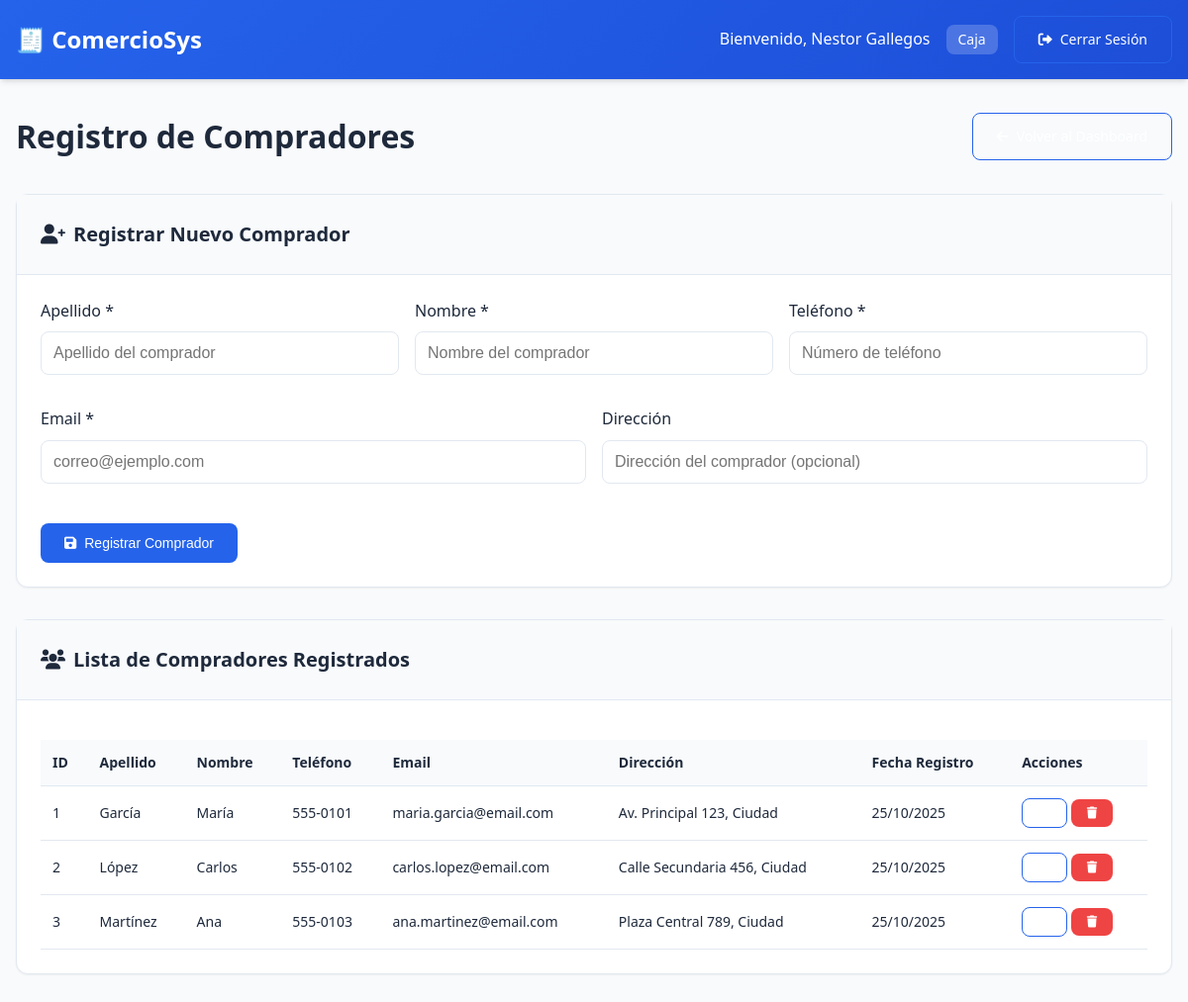
The page /usuarios.php (signed in) on the database its author committed.
### tables this page shows
CREATE TABLE IF NOT EXISTS compradores (
    id INT AUTO_INCREMENT PRIMARY KEY,
    apellido VARCHAR(50) NOT NULL,
    nombre VARCHAR(50) NOT NULL,
    telefono VARCHAR(20),
    email VARCHAR(100) UNIQUE,
    direccion TEXT,
    fecha_registro TIMESTAMP DEFAULT CURRENT_TIMESTAMP,
    activo BOOLEAN DEFAULT TRUE
);

### includes/auth.php (called while the page is built, shortened)
<?php
function isLoggedIn() {
    return isset($_SESSION['user_id']) && !empty($_SESSION['user_id']);
}
function getCurrentUser() {
    return [
        'id' => $_SESSION['user_id'],
        'nombre' => $_SESSION['user_name'],
        'apellido' => $_SESSION['user_apellido'],
        'nick' => $_SESSION['user_nick'],
        'rol' => $_SESSION['user_role']
    ];
}
?>

### includes/functions.php (called while the page is built, shortened)
<?php
function getAllCompradores() {
    $conn = getDBConnection();
    $stmt = $conn->prepare("SELECT * FROM compradores ORDER BY apellido, nombre");
    $stmt->execute();
    $result = $stmt->get_result();
    $compradores = [];
    while ($row = $result->fetch_assoc()) {
        $compradores[] = $row;
    }
    return $compradores;
}
?>

### usuarios.php (the view, shortened to what this page needs)
<?php
require_once 'includes/auth.php';
require_once 'includes/functions.php';
$user = getCurrentUser();
$compradores = getAllCompradores();
$comprador_editar = null;
?>
<!DOCTYPE html>
<html lang="es">
<head>
    <link rel="stylesheet" href="css/style.css">
    <link href="https://cdnjs.cloudflare.com/ajax/libs/font-awesome/6.0.0/css/all.min.css" rel="stylesheet">
</head>
<body>
    <header class="header">
        <div class="header-content">
            <h1>🧾 ComercioSys</h1>
            <div class="user-info">
                <span>Bienvenido, <?php echo htmlspecialchars($user['nombre'] . ' ' . $user['apellido']); ?></span>
                <span class="user-role"><?php echo htmlspecialchars($user['rol']); ?></span>
                <a href="logout.php" class="btn btn-outline">
                    <i class="fas fa-sign-out-alt"></i>
                    Cerrar Sesión
                </a>
            </div>
        </div>
    </header>
    <main class="main-content">
        <div class="container">
            <div class="page-header">
                <h2>Registro de Compradores</h2>
                <div class="page-actions">
                    <a href="dashboard.php" class="btn btn-outline">
                        <i class="fas fa-arrow-left"></i>
                    </a>
                </div>
            </div>
            <div class="card">
                <div class="card-header">
                    <h3>
                        <i class="fas fa-user-plus"></i>
                        <?php echo $comprador_editar ? 'Editar Comprador' : 'Registrar Nuevo Comprador'; ?>
                    </h3>
                </div>
                <div class="card-body">
                    <form method="POST" id="comprador-form">
                        <div class="form-row">
                            <div class="form-group">
                                <label for="apellido">Apellido *</label>
                                <input type="text" id="apellido" name="apellido" required
                                       value="<?php echo htmlspecialchars($comprador_editar['apellido'] ?? ''); ?>"
                                       placeholder="Apellido del comprador">
                            </div>
                            <div class="form-group">
                                <label for="nombre">Nombre *</label>
                                <input type="text" id="nombre" name="nombre" required
                                       value="<?php echo htmlspecialchars($comprador_editar['nombre'] ?? ''); ?>"
                                       placeholder="Nombre del comprador">
                            </div>
                            <div class="form-group">
                                <label for="telefono">Teléfono *</label>
                                <input type="tel" id="telefono" name="telefono" required
                                       value="<?php echo htmlspecialchars($comprador_editar['telefono'] ?? ''); ?>"
                                       placeholder="Número de teléfono">
                            </div>
                        </div>
                        <div class="form-row">
                            <div class="form-group">
                                <label for="email">Email *</label>
                                <input type="email" id="email" name="email" required
                                       value="<?php echo htmlspecialchars($comprador_editar['email'] ?? ''); ?>"
                                       placeholder="correo@ejemplo.com">
                            </div>
                            <div class="form-group">
                                <label for="direccion">Dirección</label>
                                <input type="text" id="direccion" name="direccion"
                                       value="<?php echo htmlspecialchars($comprador_editar['direccion'] ?? ''); ?>"
                                       placeholder="Dirección del comprador (opcional)">
                            </div>
                        </div>
                        <div class="form-actions">
                            <button type="submit" class="btn btn-primary">
                                <i class="fas fa-save"></i>
                                <?php echo $comprador_editar ? 'Actualizar Comprador' : 'Registrar Comprador'; ?>
                            </button>
                        </div>
                    </form>
                </div>
            </div>
            <div class="card">
                <div class="card-header">
                    <h3>
                        <i class="fas fa-users"></i>
                        Lista de Compradores Registrados
                    </h3>
                </div>
                <div class="card-body">
                    <?php if (empty($compradores)): ?>
                        <div class="empty-state">
                            <i class="fas fa-users"></i>
                            <p>No se encontraron compradores registrados</p>
                        </div>
                    <?php else: ?>
                        <div class="table-responsive">
                            <table class="table">
                                <thead>
                                    <tr>
                                        <th>ID</th>
                                        <th>Apellido</th>
                                        <th>Nombre</th>
                                        <th>Teléfono</th>
                                        <th>Email</th>
                                        <th>Dirección</th>
                                        <th>Fecha Registro</th>
                                        <th>Acciones</th>
                                    </tr>
                                </thead>
                                <tbody>
                                    <?php foreach ($compradores as $comprador): ?>
                                        <tr>
                                            <td><?php echo $comprador['id']; ?></td>
                                            <td><?php echo htmlspecialchars($comprador['apellido']); ?></td>
                                            <td><?php echo htmlspecialchars($comprador['nombre']); ?></td>
                                            <td><?php echo htmlspecialchars($comprador['telefono']); ?></td>
                                            <td><?php echo htmlspecialchars($comprador['email']); ?></td>
                                            <td><?php echo htmlspecialchars($comprador['direccion'] ?? 'No especificada'); ?></td>
                                            <td><?php echo date('d/m/Y', strtotime($comprador['fecha_registro'])); ?></td>
                                            <td>
                                                <a href="usuarios.php?action=editar&id=<?php echo $comprador['id']; ?>"
                                                   class="btn btn-sm btn-outline">
                                                    <i class="fas fa-edit"></i>
                                                </a>
                                                <button onclick="eliminarComprador(<?php echo $comprador['id']; ?>)"
                                                        class="btn btn-sm btn-danger">
                                                    <i class="fas fa-trash"></i>
                                                </button>
                                            </td>
                                        </tr>
                                    <?php endforeach; ?>
                                </tbody>
                            </table>
                        </div>
                    <?php endif; ?>
                </div>
            </div>
        </div>
    </main>
</body>
</html>

### css/style.css (style rules this page uses)
:root { --primary-color: #2563eb; --primary-dark: #1d4ed8; --secondary-color: #64748b; --success-color: #10b981; --warning-color: #f59e0b; --error-color: #ef4444; --background-color: #f8fafc; --surface-color: #ffffff; --text-primary: #1e293b; --text-secondary: #64748b; --border-color: #e2e8f0; --shadow-sm: 0 1px 2px 0 rgb(0 0 0 / 0.05); --shadow-md: 0 4px 6px -1px rgb(0 0 0 / 0.1), 0 2px 4px -2px rgb(0 0 0 / 0.1); --shadow-lg: 0 10px 15px -3px rgb(0 0 0 / 0.1), 0 4px 6px -4px rgb(0 0 0 / 0.1); --border-radius: 8px; --border-radius-lg: 12px; --transition: all 0.2s ease-in-out; }
* { margin: 0; padding: 0; box-sizing: border-box; }
body { font-family: 'Segoe UI', Tahoma, Geneva, Verdana, sans-serif; background-color: var(--background-color); color: var(--text-primary); line-height: 1.6; }
.header { background: linear-gradient(135deg, var(--primary-color), var(--primary-dark)); color: white; padding: 1rem 0; box-shadow: var(--shadow-md); }
.header-content { max-width: 1200px; margin: 0 auto; padding: 0 1rem; display: flex; justify-content: space-between; align-items: center; }
.header h1 { font-size: 1.5rem; font-weight: 600; }
.user-info { display: flex; align-items: center; gap: 1rem; }
.user-role { background: rgba(255, 255, 255, 0.2); padding: 0.25rem 0.75rem; border-radius: var(--border-radius); font-size: 0.875rem; }
.main-content { max-width: 1200px; margin: 0 auto; padding: 2rem 1rem; }
.container { max-width: 100%; }
.card { background: var(--surface-color); border-radius: var(--border-radius-lg); box-shadow: var(--shadow-sm); border: 1px solid var(--border-color); margin-bottom: 2rem; }
.card-header { padding: 1.5rem; border-bottom: 1px solid var(--border-color); background: var(--background-color); }
.card-header h3 { display: flex; align-items: center; gap: 0.5rem; font-size: 1.25rem; color: var(--text-primary); }
.card-body { padding: 1.5rem; }
.form-group { margin-bottom: 1rem; }
.form-row { display: grid; grid-template-columns: repeat(auto-fit, minmax(250px, 1fr)); gap: 1rem; margin-bottom: 1rem; }
.form-group label { display: block; margin-bottom: 0.5rem; font-weight: 500; color: var(--text-primary); }
.form-group input, .form-group select, .form-group textarea { width: 100%; padding: 0.75rem; border: 1px solid var(--border-color); border-radius: var(--border-radius); font-size: 1rem; transition: var(--transition); }
.form-actions { display: flex; gap: 1rem; margin-top: 1.5rem; }
.btn { display: inline-flex; align-items: center; gap: 0.5rem; padding: 0.75rem 1.5rem; border: none; border-radius: var(--border-radius); font-size: 0.875rem; font-weight: 500; text-decoration: none; cursor: pointer; transition: var(--transition); text-align: center; justify-content: center; }
.btn-primary { background: var(--primary-color); color: white; }
.btn-outline { background: transparent; color: var(--error-color); color: white; border: 1px solid var(--primary-color); }
.btn-danger { background: var(--error-color); color: white; }
.btn-sm { padding: 0.5rem 1rem; font-size: 0.75rem; }
.table-responsive { overflow-x: auto; }
.table { width: 100%; border-collapse: collapse; margin-top: 1rem; }
.table th, .table td { padding: 0.75rem; text-align: left; border-bottom: 1px solid var(--border-color); }
.table th { background: var(--background-color); font-weight: 600; color: var(--text-primary); font-size: 0.875rem; }
.table td { font-size: 0.875rem; }
.page-header { display: flex; justify-content: space-between; align-items: center; margin-bottom: 2rem; flex-wrap: wrap; gap: 1rem; }
.page-header h2 { font-size: 2rem; color: var(--text-primary); }
.page-actions { display: flex; gap: 1rem; }

### rows shown on the page
compradores: id "1", apellido "García", nombre "María", telefono "555-0101", email "maria.garcia@email.com", direccion "Av. Principal 123, Ciudad", fecha_registro "25/10/2025"
compradores: id "2", apellido "López", nombre "Carlos", telefono "555-0102", email "carlos.lopez@email.com", direccion "Calle Secundaria 456, Ciudad", fecha_registro "25/10/2025"
compradores: id "3", apellido "Martínez", nombre "Ana", telefono "555-0103", email "ana.martinez@email.com", direccion "Plaza Central 789, Ciudad", fecha_registro "25/10/2025"

### other values the page prints
$user['nombre'] . ' ' . $user['apellido'] "Nestor Gallegos"
$user['rol'] "Caja"
